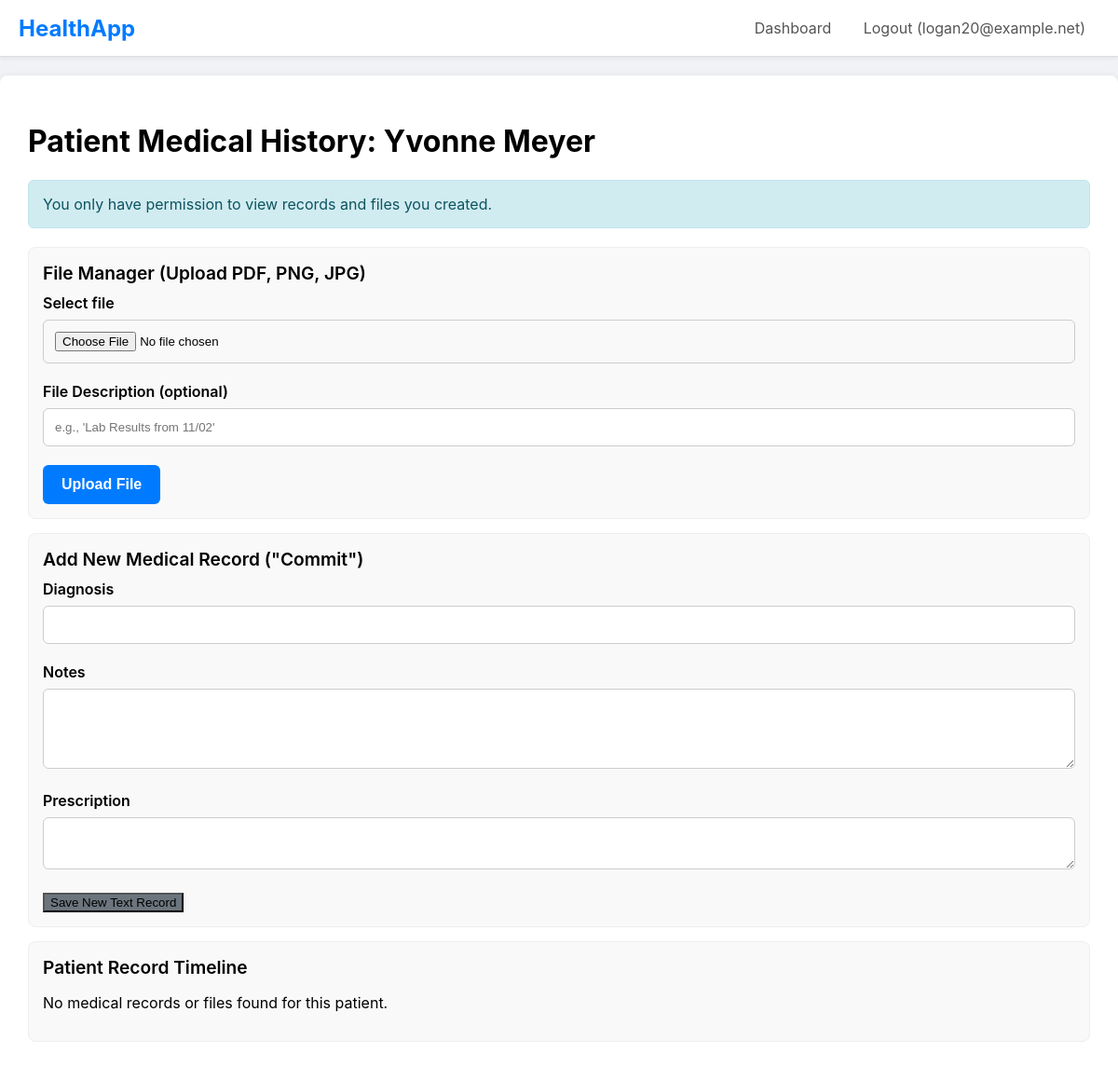
Before: /update_record/6 (signed in) with the older database file.
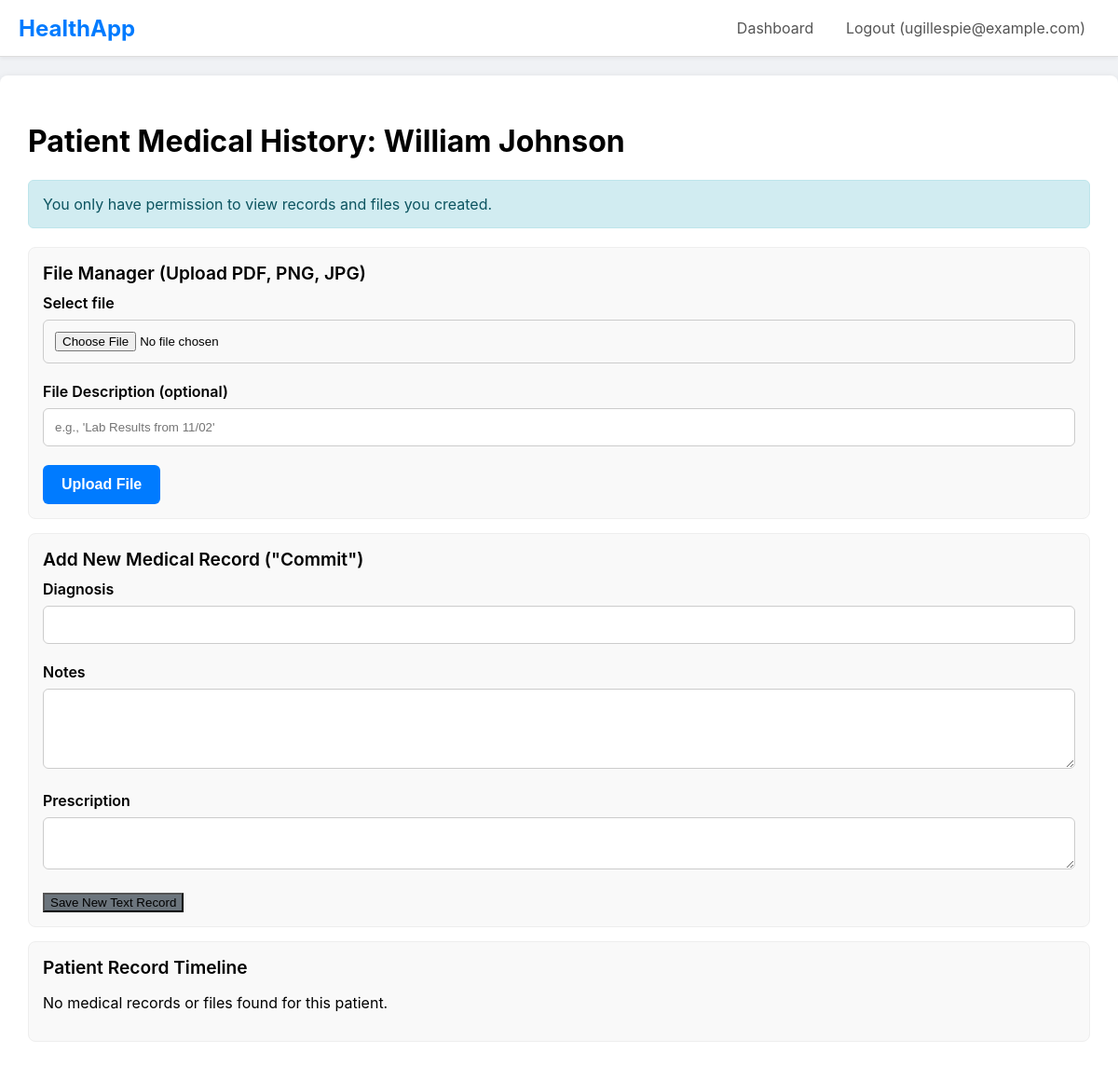
After: the same page with the newer database file.
### main.py (models this page shows)
class User(db.Model, UserMixin):
    id = db.Column(db.Integer, primary_key=True)
    email = db.Column(db.String(120), unique=True, nullable=False)
    password_hash = db.Column(db.String(60), nullable=False)
    role = db.Column(db.String(20), nullable=False)
    patient_profile = db.relationship('PatientProfile', backref='user', uselist=False, cascade="all, delete-orphan")
    doctor_profile = db.relationship('DoctorProfile', backref='user', uselist=False, cascade="all, delete-orphan")
    insurance_profile = db.relationship('InsuranceProfile', backref='user', uselist=False, cascade="all, delete-orphan")

class PatientProfile(db.Model):
    id = db.Column(db.Integer, primary_key=True)
    full_name = db.Column(db.String(100), nullable=False, default='Unnamed')
    phone = db.Column(db.String(20))
    address = db.Column(db.String(200))
    pincode = db.Column(db.String(10))
    latitude = db.Column(db.Float)
    longitude = db.Column(db.Float)
    user_id = db.Column(db.Integer, db.ForeignKey('user.id'), nullable=False, unique=True)
    records = db.relationship('MedicalRecord', backref='patient', lazy='dynamic', foreign_keys='MedicalRecord.patient_id')
    appointments = db.relationship('Appointment', backref='patient', lazy='dynamic', foreign_keys='Appointment.patient_id')
    reviews = db.relationship('DoctorReview', backref='patient', lazy='dynamic', foreign_keys='DoctorReview.patient_id')
    files = db.relationship('MedicalFile', backref='patient', lazy='dynamic', foreign_keys='MedicalFile.patient_id')
    permitted_doctors = db.relationship('DoctorProfile', secondary=patient_doctor_permissions,
        back_populates='permitted_patients')

### main.py (the view, shortened to what this page needs)
@app.route("/update_record/<int:patient_id>", methods=['GET', 'POST'])
@login_required
@role_required('doctor')
def update_record(patient_id):
    patient = db.session.get(PatientProfile, patient_id)
    if not patient:
        flash('Patient not found.', 'danger')
        return redirect(url_for('doctor_dashboard'))
    has_permission = patient in g.profile.permitted_patients
    timeline_items = []
    if has_permission:
        records = patient.records.all()
        files = patient.files.all()
        timeline_items = sorted(records + files, key=lambda x: x.created_at, reverse=True)
    else:
        records = patient.records.filter_by(doctor_id=g.profile.id).all()
        files = patient.files.filter_by(doctor_id=g.profile.id).all()
        timeline_items = sorted(records + files, key=lambda x: x.created_at, reverse=True)
    return render_template('update_record.html', patient=patient, timeline_items=timeline_items, has_permission=has_permission)

### main.py (called while the page is built)
@login_manager.user_loader
def load_user(user_id):
    return db.session.get(User, int(user_id))

def role_required(role_name):
    def decorator(f):
        @wraps(f)
        def decorated_function(*args, **kwargs):
            if not current_user.is_authenticated or current_user.role != role_name:
                abort(403)
            if current_user.role == 'patient':
                g.profile = current_user.patient_profile
            elif current_user.role == 'doctor':
                g.profile = current_user.doctor_profile
            elif current_user.role == 'insurance':
                g.profile = current_user.insurance_profile
            return f(*args, **kwargs)
        return decorated_function
    return decorator

### templates/update_record.html
{% extends 'layout.html' %}
{% block content %}
    <h1>Patient Medical History: {{ patient.full_name }}</h1>
    {% if has_permission %}
        <div class="alert alert-success">You have full permission to view this patient's entire history.</div>
    {% else %}
        <div class="alert alert-info">You only have permission to view records and files you created.</div>
    {% endif %}
    <div class="card">
        <div class="card-header">File Manager (Upload PDF, PNG, JPG)</div>
        <form action="{{ url_for('upload_file', patient_id=patient.id) }}" method="POST" enctype="multipart/form-data">
            <div class="form-group">
                <label for="file">Select file</label>
                <input type="file" id="file" name="file" required>
            </div>
            <div class="form-group">
                <label for="description">File Description (optional)</label>
                <input type="text" id="description" name="description" placeholder="e.g., 'Lab Results from 11/02'">
            </div>
            <button type="submit" class="btn">Upload File</button>
        </form>
    </div>
    <div class="card">
        <div class="card-header">Add New Medical Record ("Commit")</div>
        <form method="POST">
            <div class="form-group">
                <label for="diagnosis">Diagnosis</label>
                <input type="text" id="diagnosis" name="diagnosis" required>
            </div>
            <div class="form-group">
                <label for="notes">Notes</label>
                <textarea id="notes" name="notes" rows="4"></textarea>
            </div>
            <div class="form-group">
                <label for="prescription">Prescription</label>
                <textarea id="prescription" name="prescription" rows="2"></textarea>
            </div>
            <button type="submit" class="btn-secondary">Save New Text Record</button>
        </form>
    </div>
    <div class="card">
        <div class="card-header">Patient Record Timeline</div>
        <ul class="timeline">
            {% for item in timeline_items %}
                {% if item.__tablename__ == 'medical_record' %}
                <li class="timeline-item">
                    <div class="date">{{ item.created_at.strftime('%Y-%m-%d %I:%M %p') }}</div>
                    <h4>Visit with {{ item.doctor.full_name }}
                        {% if item.doctor_id == g.profile.id %}(You){% endif %}
                    </h4>
                    <p><b>Diagnosis:</b> {{ item.diagnosis }}</p>
                    <p><b>Notes:</b> {{ item.notes }}</p>
                    <p><b>Prescription:</b> {{ item.prescription }}</p>
                </li>
                {% elif item.__tablename__ == 'medical_file' %}
                <li class="timeline-item" style="background-color: #fdfdf0;">
                    <div class="date">{{ item.created_at.strftime('%Y-%m-%d %I:%M %p') }}</div>
                    <h4>File Uploaded by {{ item.doctor.full_name }}
                        {% if item.doctor_id == g.profile.id %}(You){% endif %}
                    </h4>
                    <p><b>File:</b> <a href="{{ url_for('get_file', filename=item.filename) }}" target="_blank">{{ item.original_filename }}</a></p>
                    <p><b>Description:</b> {{ item.description }}</p>
                </li>
                {% endif %}
            {% else %}
                <li>No medical records or files found for this patient.</li>
            {% endfor %}
        </ul>
    </div>
{% endblock %}

### templates/layout.html (shortened to what this page needs)
<!DOCTYPE html>
<html lang="en">
<head>
</head>
<body>
    <nav>
        <div class="logo"><a href="{{ url_for('home') }}" style="text-decoration: none; color: #007bff;">HealthApp</a></div>
        <div class="nav-links">
            {% if current_user.is_authenticated %}
                <a href="{{ url_for('dashboard') }}">Dashboard</a>
                <a href="{{ url_for('logout') }}">Logout ({{ current_user.email }})</a>
            {% else %}
                <a href="{{ url_for('login') }}">Login</a>
                <a href="{{ url_for('register') }}">Register</a>
            {% endif %}
        </div>
    </nav>
    <div class="container">
        {% block content %}{% endblock %}
    </div>
</body>
</html>

Changed rows visible on the page:
changed User: email "logan20@example.net" → "ugillespie@example.com"
changed PatientProfile: full_name "Yvonne Meyer" → "William Johnson"
